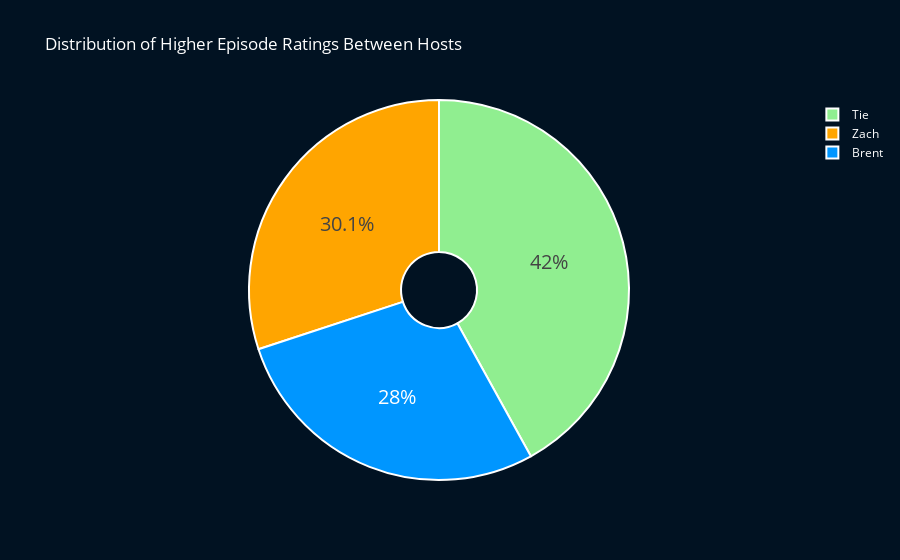

Write notebook code for a chart like this one.
### Markdown cell above
### Distribution of Higher Episode Ratings Between Hosts

### Code cell
# Create labels for pie chart
labels = ['Tie','Zach','Brent']

# Create data for pie chart, based on which host rated episodes higher
highest_reviewer = ['Brent' if B > Z else 'Zach' if B < Z else 'Tie' for B, Z in zip(ratings_df['Brent_Chevrons'], ratings_df['Zach_Chevrons'])]

# Count number of occurances in previous data
highest_reviewer_counts = pd.Series(highest_reviewer).value_counts()

# Create figure
fig = go.Figure(data = go.Pie(labels = labels,                    # Pie chart labels
                              values = highest_reviewer_counts,   # Pie chart values
                              hole = 0.2))                        # Create hole in the middle of the chart

# Create list of colors for pie chart
colors = ['#90EE90', 'FFA500', '#0096FF']

fig.update_traces(hoverinfo = 'label',                                                         # Set info upon hover to slice label
                  textinfo = 'percent',                                                        # Set text within slice to percent
                  textfont_size = 20,                                                          # Set font size
                  marker = dict(colors = colors, line = dict(color = '#ffffff', width = 2)))   # Set colors of slices and lines


#Further style the figure
fig.update_layout(
    title = 'Distribution of Higher Episode Ratings Between Hosts',   # Set plot title
    xaxis_title = 'Episode Number',             # Set x-axis title
    yaxis_title = 'Average Score Difference',   # Set y-axis title
    paper_bgcolor = '#011222',                  # Set background color
    font_color = '#ffffff')                     # Set font color;

# Display figure
fig.show()

# Create plot in Chart Studio for later embedding
py.plot(fig, filename = 'Distribution of Higher Episode Ratings Between Hosts', auto_open = False)

### Figure 1 — Plotly figure (JSON) as saved in the notebook; plotly's stock layout.template omitted (floating-point values rounded to 4 significant figures)
{"data": [{"hole": 0.2, "hoverinfo": "label", "labels": ["Tie", "Zach", "Brent"], "marker": {"colors": ["#90EE90", "FFA500", "#0096FF"], "line": {"color": "#ffffff", "width": 2}}, "textfont": {"size": 20}, "textinfo": "percent", "type": "pie", "values": [81, 58, 54]}], "layout": {"font": {"color": "#ffffff"}, "paper_bgcolor": "#011222", "title": {"text": "Distribution of Higher Episode Ratings Between Hosts"}, "xaxis": {"title": {"text": "Episode Number"}}, "yaxis": {"title": {"text": "Average Score Difference"}}}}
